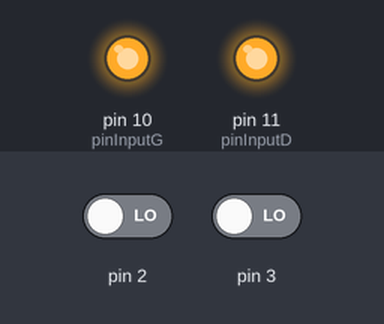
Recording of a sketch running on a simulated Arduino Uno, built with avr-gcc and run on an emulated ATmega328P. Parts: output pins drawn as LEDs (lit = HIGH). Inputs (shaded band) come from the test bench; at power-on: pin 2 LOW, pin 3 LOW. Pins used as bus, display or sensor lines are not drawn; what the sketch prints to the serial monitor is not drawn.

Above: at 0.4 s.
Timing chart, 0 to 1.9 s (numbered marks = the images above):
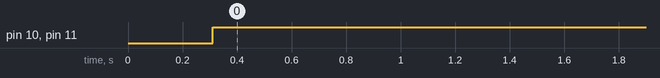

Measured:
- by itself, pin 10 (pinInputG), pin 11 (pinInputD): LOW → HIGH at 0.31 s

The sketch:

asservitesse2.ino
```cpp
#include <SimpleTimer.h>

SimpleTimer timer;                 // Timer pour échantillonnage

unsigned int tick_codeuse_G = 0;     // Compteur de tick de la codeuse G
int tick_Total_G = 0;
int vitMoteurG = 0;                       // Commande du moteur
unsigned int tick_codeuse_D = 0;     // Compteur de tick de la codeuse D
int tick_Total_D = 0;
int vitMoteurD = 0;                       // Commande du moteur
const int frequence_echantillonnage = 100;  // Fréquence d'exécution de l'asservissement
const int rapport_reducteur = 29;          // Rapport entre le nombre de tours de l'arbre moteur et de la roue
const int tick_par_tour_codeuse = 32;  //64 tick sur deux capteurs hall, ici on a pris un seul capteur

//definition des entrées
const int pinInputG = 10; // Commande de sens moteur G
const int pinPowerG = 5; // Commande de vitesse moteur G
const int pinInputD = 11; // Commande de sens moteur D
const int pinPowerD = 6; // Commande de vitesse moteur D

//consigne en tour/s                               (928 ticks/tr)
float consigne_moteur_G= 0.1;  //  Consigne nombre de tours de roue par seconde du moteur G
float consigne_moteur_D= 0.1;  //  Consigne nombre de tours de roue par seconde du moteur D

// init calculs asservissement PID
float erreur_precedente_G = consigne_moteur_G; // (en tour/s)
float somme_erreur_G = 0;
float erreur_precedente_D = consigne_moteur_D; // (en tour/s)
float somme_erreur_D = 0;


//Definition des constantes du correcteur PID
float kp = 300;           // 300 Coefficient proportionnel    choisis par tatonnement sur le moniteur. Ce sont les valeurs qui donnaient les meilleures performances
float ki = 30; //5.5;      // Coefficient intégrateur
float kd = 0;           // Coefficient dérivateur


/* Routine d'initialisation */
void setup() {
  Serial.begin(115200);         // Initialisation port COM
  pinMode(pinPowerG, OUTPUT);   // Sorties commande moteur
  pinMode(pinInputG, OUTPUT );
  pinMode(pinPowerD, OUTPUT);   // Sorties commande moteur
  pinMode(pinInputD, OUTPUT );

  analogWrite(pinPowerG, 0);  // Initialisation sortie moteur à 0
  analogWrite(pinPowerD, 0);
  delay(300);                // Pause de 0,3 sec pour laisser le temps au moteur de s'arréter si celui-ci est en marche

  attachInterrupt(0, compteurG, CHANGE);    // Interruption sur tick de la codeuse  (interruption 0 = pin2 arduino)
  attachInterrupt(1, compteurD, CHANGE);    // Interruption sur tick de la codeuse  (interruption 1 = pin3 arduino)
  timer.setInterval(1000/frequence_echantillonnage, asservissement);  // Interruption pour calcul du PID et asservissement; toutes les 10ms, on recommence la routine
}

/* Déplacements */

void Avancer( int powerRateG, int powerRateD ){
  digitalWrite( pinInputG, HIGH );
  analogWrite( pinPowerG, powerRateG );
  digitalWrite( pinInputD, HIGH );
  analogWrite( pinPowerD, powerRateD );
}

/* Interruption sur tick de la codeuse */
void compteurG(){
  tick_codeuse_G++; // On incrémente le nombre de tick de la codeuse.   un seul sens
  }
void compteurD(){
  tick_codeuse_D++; // On incrémente le nombre de tick de la codeuse.   un seul sens
  }

/* Interruption pour calcul du P */
void asservissement()
{
  // Calcul de l'erreur G
  int frequence_codeuse_G = frequence_echantillonnage*tick_codeuse_G; //100*tick_codeuse
  float vit_roue_tour_sec_G = (float)frequence_codeuse_G/(float)tick_par_tour_codeuse/(float)rapport_reducteur;    //(100*tick_codeuse)/32/19
  float erreur_G = consigne_moteur_G - vit_roue_tour_sec_G; // pour le proportionnel
  somme_erreur_G += erreur_G; // pour l'intégrateur
  float delta_erreur_G = erreur_G-erreur_precedente_G;  // pour le dérivateur
  erreur_precedente_G = erreur_G;

  // Réinitialisation du nombre de tick de la codeuse
  tick_Total_G = tick_codeuse_G + tick_Total_G;
  tick_codeuse_G=0;

  // P : calcul de la commande
  vitMoteurG = kp*erreur_G + ki*somme_erreur_G + kd*delta_erreur_G;  //somme des tois erreurs

  // Normalisation et contrôle du moteur
  if (vitMoteurG > 255) {
    vitMoteurG = 255;  // sachant que l'on est branché sur un pont en H L293D
  }
  else if (vitMoteurG <0) {
    vitMoteurG = 0;
  }

  // Calcul de l'erreur D
  int frequence_codeuse_D = frequence_echantillonnage*tick_codeuse_D; //100*tick_codeuse
  float vit_roue_tour_sec_D = (float)frequence_codeuse_D/(float)tick_par_tour_codeuse/(float)rapport_reducteur;    //(100*tick_codeuse)/32/19
  float erreur_D = consigne_moteur_D - vit_roue_tour_sec_D; // pour le proportionnel
  somme_erreur_D += erreur_D; // pour l'intégrateur
  float delta_erreur_D = erreur_D-erreur_precedente_D;  // pour le dérivateur
  erreur_precedente_D = erreur_D;

  // Réinitialisation du nombre de tick de la codeuse
  tick_Total_D = tick_codeuse_D + tick_Total_D;
  tick_codeuse_D=0;

  // P : calcul de la commande
  vitMoteurD = kp*erreur_D + ki*somme_erreur_D + kd*delta_erreur_D;  //somme des tois erreurs

  // Normalisation et contrôle du moteur
  if (vitMoteurD > 255) {
    vitMoteurD = 255;  // sachant que l'on est branché sur un pont en H L293D
  }
  else if (vitMoteurD <0) {
    vitMoteurD = 0;
  }

Avancer (vitMoteurG,vitMoteurD);

 // DEBUG
  Serial.print(vit_roue_tour_sec_G,8);  // affiche à gauche la vitesse et à droite l'erreur
  Serial.print(" : ");
  Serial.print(erreur_G,4);
  Serial.print(" : ");
  Serial.print(vitMoteurG);
  Serial.print(" : ");
  Serial.print(tick_Total_G);
  Serial.print(" : ");
  Serial.print(vit_roue_tour_sec_D,8);  // affiche à gauche la vitesse et à droite l'erreur
  Serial.print(" : ");
  Serial.print(erreur_D,4);
  Serial.print(" : ");
  Serial.print(vitMoteurD);
  Serial.print(" : ");
  Serial.print(tick_Total_D);
  Serial.print(" : ");
  Serial.println();
}

/* Fonction principale */
void loop(){
  timer.run();  //on fait tourner l'horloge
  //delay(10);
}
```
